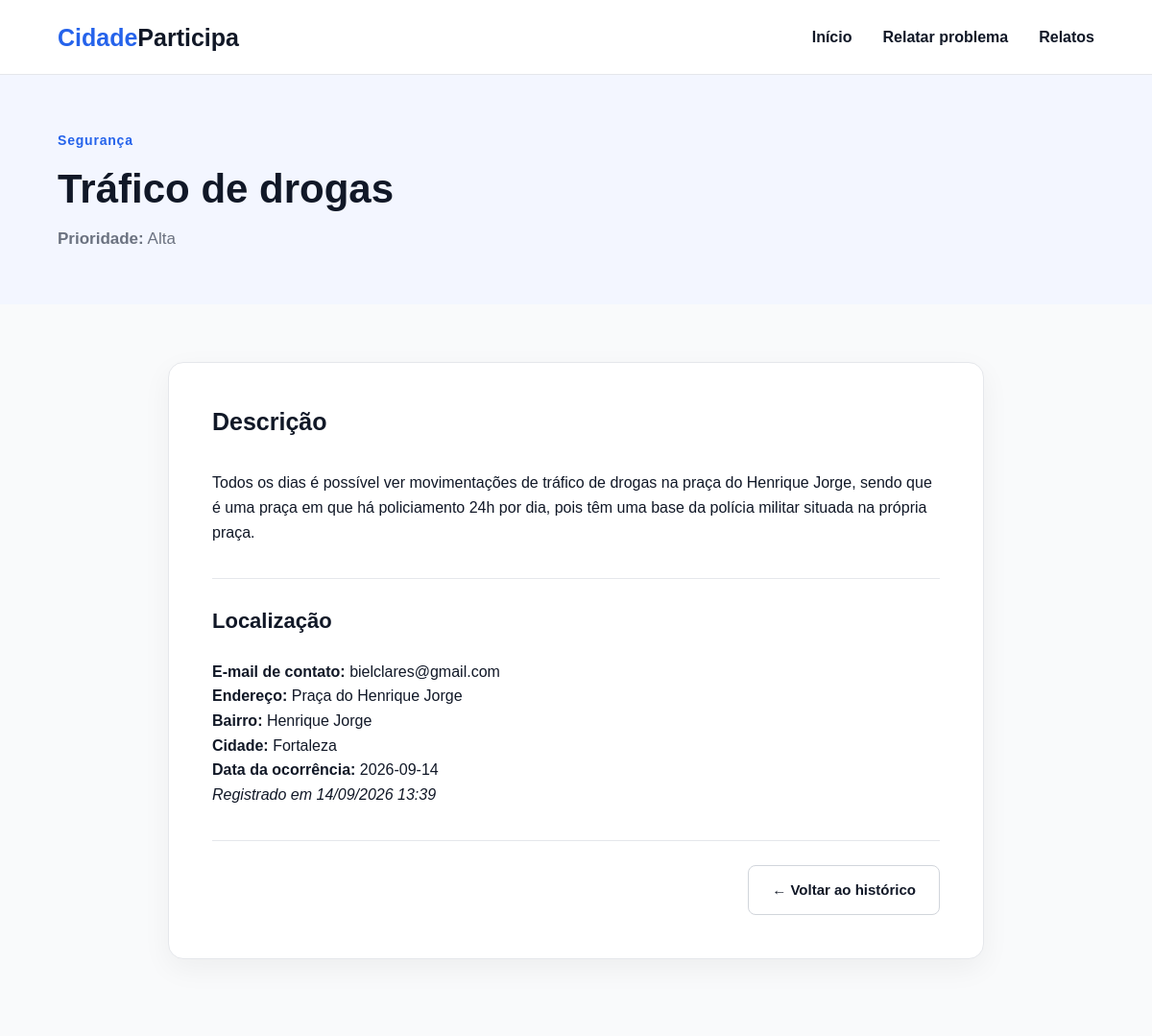
The page /relato/13 on the database its author committed.
### tables this page shows
CREATE TABLE relatos (
            id INTEGER PRIMARY KEY AUTOINCREMENT,
            titulo TEXT NOT NULL,
            categoria TEXT NOT NULL,
            prioridade TEXT NOT NULL,
            descricao TEXT NOT NULL,
            bairro TEXT NOT NULL,
            cidade TEXT NOT NULL,
            endereco TEXT,
            data TEXT NOT NULL,
            criado_em TEXT NOT NULL
        , email TEXT);

### main.py (the view)
@app.route("/relato/<int:relato_id>")
def detalhe_relato(relato_id):
    db = get_db()
    relato = db.execute(
        "SELECT * FROM relatos WHERE id = ?", (relato_id,)
    ).fetchone()
    if relato is None:
        return redirect(url_for("relatos"))
    return render_template("detalhe_relato.html", relato=relato)

### main.py (called while the page is built)
def get_db():
    if "db" not in g:
        g.db = sqlite3.connect(DATABASE)
        g.db.row_factory = sqlite3.Row  # permite acessar colunas pelo nome
    return g.db

### templates/detalhe_relato.html (shortened to what this page needs)
{% extends "base.html" %}
{% block content %}
<section class="page-header">
    <div class="page-header-container">
        <span class="tag">
            {{ relato.categoria }}
        </span>
        <h1>
            {{ relato.titulo }}
        </h1>
        <p>
            <strong>Prioridade:</strong> {{ relato.prioridade }}
        </p>
    </div>
</section>
<section class="form-section">
    <div class="form-container">
        <div class="form-card">
            <div class="form-header">
                <h2>Descrição</h2>
            </div>
            <p>{{ relato.descricao }}</p>
            <div class="form-divider">
                <h2>Localização</h2>
            </div>
            <p>
                <p><strong>E-mail de contato:</strong> {{ relato.email or "Não informado" }}</p>
                <strong>Endereço:</strong> {{ relato.endereco or "Não informado" }}<br>
                <strong>Bairro:</strong> {{ relato.bairro }}<br>
                <strong>Cidade:</strong> {{ relato.cidade }}<br>
                <strong>Data da ocorrência:</strong> {{ relato.data }}<br>
                <em>Registrado em {{ relato.criado_em }}</em>
            </p>
            <div class="form-actions">
                <a href="{{ url_for('relatos') }}" class="btn btn-secondary">
                    ← Voltar ao histórico
                </a>
            </div>
        </div>
    </div>
</section>
{% endblock %}

### static/style.css (style rules this page uses)
* { margin: 0; padding: 0; box-sizing: border-box; }
html { scroll-behavior: smooth; }
body { font-family: Arial, Helvetica, sans-serif; color: #111827; background: #ffffff; line-height: 1.6; }
a { text-decoration: none; color: inherit; }
.tag { display: inline-block; margin-bottom: 20px; font-size: 14px; font-weight: 700; letter-spacing: 0.8px; color: #2563eb; }
.btn { display: inline-flex; align-items: center; justify-content: center; height: 52px; padding: 0 24px; border-radius: 8px; border: none; cursor: pointer; font-size: 15px; font-weight: 700; transition: all 0.2s ease; }
.btn-secondary { background: #ffffff; color: #111827; border: 1px solid #d1d5db; }
.page-header { background: #f3f6ff; padding: 55px 0; }
.page-header-container { width: 1200px; max-width: 90%; margin: 0 auto; }
.page-header .tag { margin-bottom: 15px; }
.page-header h1 { font-size: 42px; line-height: 1.2; margin-bottom: 12px; color: #111827; }
.page-header p { max-width: 700px; font-size: 17px; line-height: 1.6; color: #6b7280; }
.form-section { background: #f9fafb; padding: 60px 0 80px; }
.form-container { width: 850px; max-width: 90%; margin: 0 auto; }
.form-card { background: #ffffff; padding: 45px; border: 1px solid #e5e7eb; border-radius: 16px; box-shadow: 0 10px 30px rgba(0, 0, 0, 0.05); }
.form-header { margin-bottom: 35px; }
.form-header h2 { font-size: 25px; line-height: 1.3; margin-bottom: 8px; color: #111827; }
.form-divider { border-top: 1px solid #e5e7eb; margin-top: 35px; padding-top: 30px; margin-bottom: 25px; }
.form-divider h2 { font-size: 22px; line-height: 1.3; margin-bottom: 5px; color: #111827; }
.form-actions { display: flex; justify-content: flex-end; align-items: center; gap: 12px; margin-top: 35px; padding-top: 25px; border-top: 1px solid #e5e7eb; }

### rows shown on the page
relatos: categoria "Segurança", titulo "Tráfico de drogas", prioridade "Alta", descricao "Todos os dias é possível ver movimentações de tráfico de drogas na praça do Henrique Jorge, sendo que é uma praça em que há policiamento 24h por dia, pois têm uma base da polícia militar situada na própria praça.", email "bielclares@gmail.com", endereco "Praça do Henrique Jorge", bairro "Henrique Jorge", cidade "Fortaleza", data "2026-09-14", criado_em "14/09/2026 13:39"
